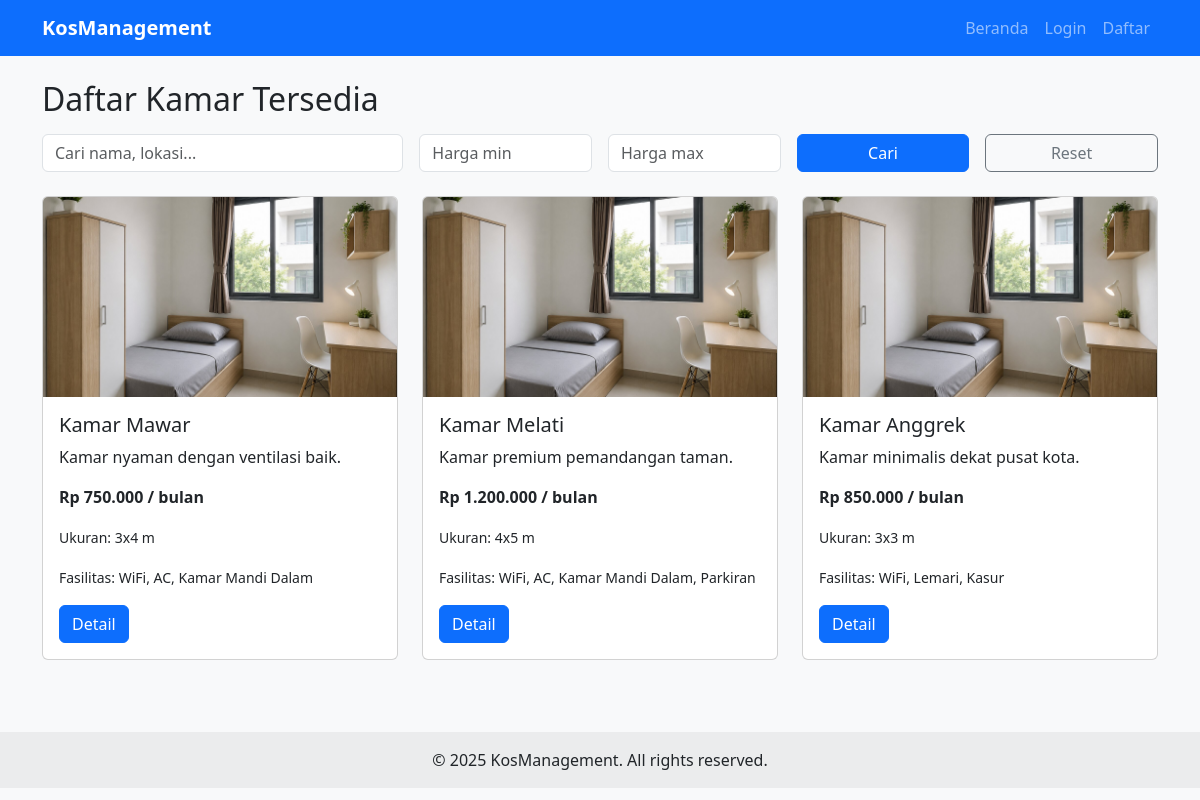
The page / on the database its author committed.
### tables this page shows
CREATE TABLE `kamar` (
  `id_kamar` int(11) NOT NULL AUTO_INCREMENT,
  `nama_kamar` varchar(100) NOT NULL,
  `deskripsi` text DEFAULT NULL,
  `harga` decimal(10,2) NOT NULL,
  `ukuran` varchar(50) DEFAULT NULL,
  `status_kamar` enum('tersedia','dipesan','terisi') DEFAULT 'tersedia',
  `foto` varchar(255) DEFAULT NULL,
  `created_at` timestamp NOT NULL DEFAULT current_timestamp(),
  PRIMARY KEY (`id_kamar`)
);

### index.php (the view, shortened to what this page needs)
<?php
$database = new Database();
$db = $database->getConnection();
$where = "WHERE k.status_kamar = 'tersedia'";
$params = [];
$sql = "SELECT k.*,
               GROUP_CONCAT(f.nama_fasilitas SEPARATOR ', ') AS fasilitas_list
        FROM kamar k
        LEFT JOIN kamar_fasilitas kf ON k.id_kamar = kf.id_kamar
        LEFT JOIN fasilitas f ON kf.id_fasilitas = f.id_fasilitas
        $where
        GROUP BY k.id_kamar
        ORDER BY k.created_at DESC";
$stmt = $db->prepare($sql);
$stmt->execute($params);
$kamar_list = $stmt->fetchAll(PDO::FETCH_ASSOC);
?>
<!DOCTYPE html>
<html lang="id">
<head>
    <link href="https://cdn.jsdelivr.net/npm/bootstrap@5.3.0/dist/css/bootstrap.min.css" rel="stylesheet">
    <link rel="stylesheet" href="assets/css/style.css">
</head>
<body>
    <?php include 'includes/navbar.php'; ?>
    <div class="container mt-4">
        <h2 class="mb-3">Daftar Kamar Tersedia</h2>
        <form method="GET" class="row g-3 mb-4">
            <div class="col-md-4">
                <input type="text" name="keyword" class="form-control" placeholder="Cari nama, lokasi..."
                       value="<?= htmlspecialchars($_GET['keyword'] ?? '') ?>">
            </div>
            <div class="col-md-2">
                <input type="number" name="harga_min" class="form-control" placeholder="Harga min"
                       value="<?= htmlspecialchars($_GET['harga_min'] ?? '') ?>">
            </div>
            <div class="col-md-2">
                <input type="number" name="harga_max" class="form-control" placeholder="Harga max"
                       value="<?= htmlspecialchars($_GET['harga_max'] ?? '') ?>">
            </div>
            <div class="col-md-2">
                <button type="submit" name="cari" class="btn btn-primary w-100">Cari</button>
            </div>
            <div class="col-md-2">
                <a href="index.php" class="btn btn-outline-secondary w-100">Reset</a>
            </div>
        </form>
        <div class="row">
            <?php if ($kamar_list): ?>
                <?php foreach ($kamar_list as $kamar): ?>
                    <div class="col-md-4 mb-4">
                        <div class="card h-100">
                            <img src="uploads/kamar/<?= htmlspecialchars($kamar['foto']) ?>"
                                 class="card-img-top" alt="<?= htmlspecialchars($kamar['nama_kamar']) ?>"
                                 style="height:200px; object-fit:cover;">
                            <div class="card-body">
                                <h5 class="card-title"><?= htmlspecialchars($kamar['nama_kamar']) ?></h5>
                                <p class="card-text"><?= htmlspecialchars($kamar['deskripsi']) ?></p>
                                <p><strong>Rp <?= number_format($kamar['harga'], 0, ',', '.') ?> / bulan</strong></p>
                                <p><small>Ukuran: <?= htmlspecialchars($kamar['ukuran']) ?></small></p>
                                <p><small>Fasilitas: <?= htmlspecialchars($kamar['fasilitas_list'] ?? '-') ?></small></p>
                                <a href="<?= BASE_URL ?>detail.php?id=<?= $kamar['id_kamar'] ?>" class="btn btn-primary">Detail</a>
                            </div>
                        </div>
                    </div>
                <?php endforeach; ?>
            <?php else: ?>
                <div class="col-12">
                    <div class="alert alert-info">Belum ada kamar tersedia.</div>
                </div>
            <?php endif; ?>
        </div>
    </div>
    <?php include 'includes/footer.php'; ?>
</body>
</html>

### assets/css/style.css (style rules this page uses)
body { background-color: #f8f9fa; }

### rows shown on the page
kamar: foto (placeholder picture), nama_kamar "Kamar Mawar", deskripsi "Kamar nyaman dengan ventilasi baik.", harga "750.000", ukuran "3x4 m", fasilitas_list "WiFi, AC, Kamar Mandi Dalam"
kamar: foto (placeholder picture), nama_kamar "Kamar Melati", deskripsi "Kamar premium pemandangan taman.", harga "1.200.000", ukuran "4x5 m", fasilitas_list "WiFi, AC, Kamar Mandi Dalam, Parkiran"
kamar: foto (placeholder picture), nama_kamar "Kamar Anggrek", deskripsi "Kamar minimalis dekat pusat kota.", harga "850.000", ukuran "3x3 m", fasilitas_list "WiFi, Lemari, Kasur"
